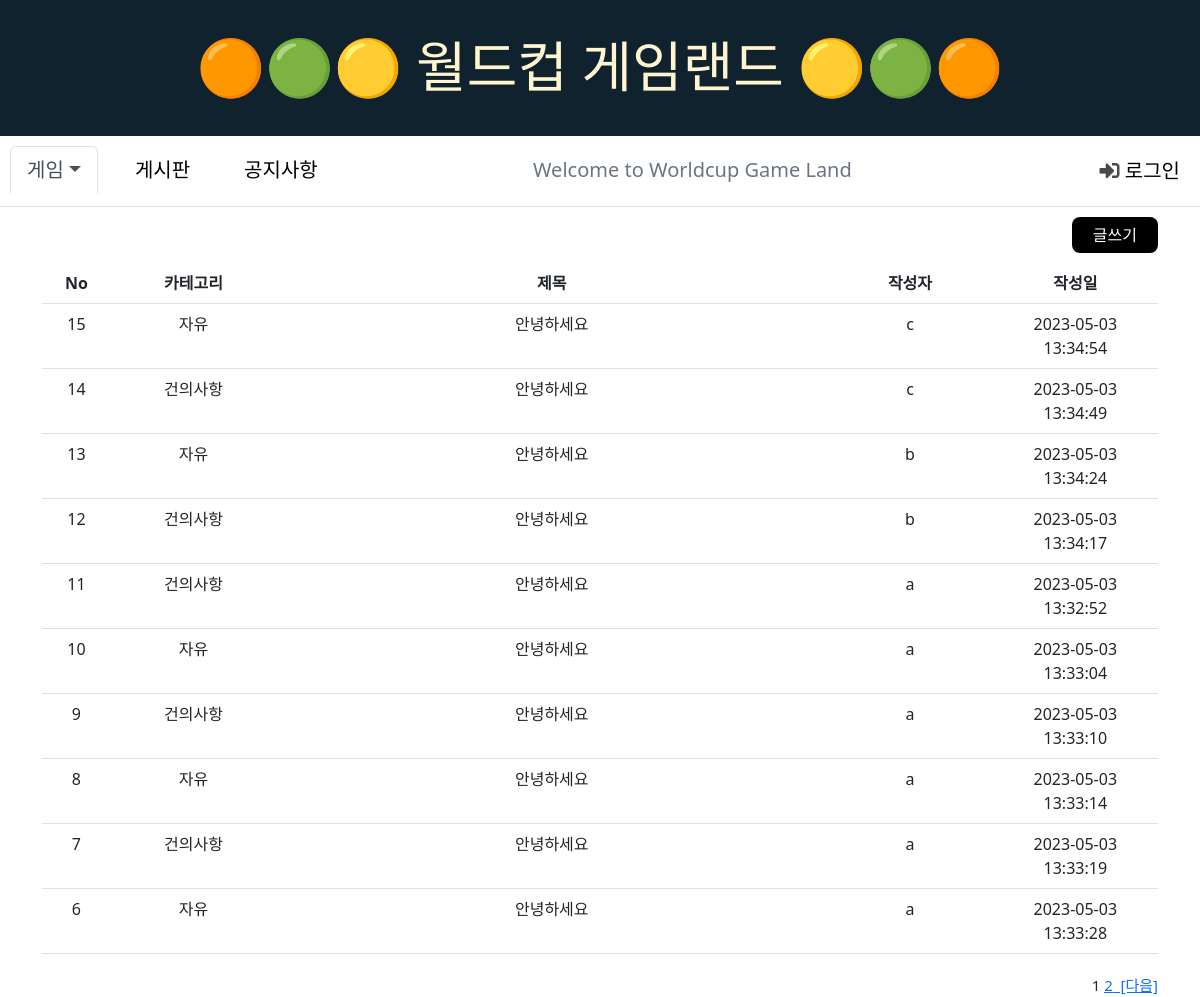
Page /app/list/ on the committed database.
### app/models.py (models this page shows)
class App(models.Model):
  category = models.CharField(max_length=10, null=True)
  title = models.CharField(max_length=100)
  content = models.CharField(max_length=1000)
  user = models.ForeignKey(User, on_delete=models.CASCADE)
  date = models.DateTimeField(null=True, auto_now=True)

class User(models.Model):
  email = models.CharField(max_length=50)
  pwd = models.CharField(max_length=100)
  name = models.CharField(max_length=10)

### app/views.py (the view)
# urls.py: path('app/list/', views.list),
def list(request):
  page = request.GET.get('page')
  if not page:
    page = '1'
  page = int(page)
  prd = request.GET.get('prd')
  if not prd:
    prd = ''
  app_list = App.objects.order_by('-id')
  p = Paginator(app_list, 10)
  page_obj = p.page(page)
  s_page = (page - 1 ) // 10 * 10 + 1
  e_page = s_page + 9
  pages = range(s_page, e_page + 1)
  context = {
        'app_list': page_obj.object_list,
        'data': page_obj,
        'page': page,
        'pages': p.get_elided_page_range(number=page),
  }
  return render(request, 'list.html', context)

### templates/list.html (shortened to what this page needs)
{% extends 'base.html' %}
{% block content %}
<div class="jumbotron">
  <div class="container text-right">
    <a href='/app/write/' class="btn btn-default" id="list" style='float:right;'>글쓰기</a>
  </div>
  <div class="container text-center">
    <table class="table table-hover">
      <thead>
        <tr>
          <th width="50" style="text-align:center;">No</th>
          <th width="120" style="text-align:center;">카테고리</th>
          <th width="400" style="text-align:center;">제목</th>
          <th width="120" style="text-align:center;">작성자</th>
          <th width="120" style="text-align:center;">작성일</th>
        </tr>
      </thead>
      <tbody>
        {% for app in app_list %}
        <tr onclick="location.href='/app/detail/{{ app.id }}/'" style="cursor:pointer;">
          <td>{{ app.id }}</td>
          <td>{{ app.category }}</td>
          <td>{{ app.title }}</a></td>
          <td>{{ app.user.name }}</td>
          <td>{{ app.date|date:"Y-m-d H:i:s" }}</td>
        </tr>
        {% endfor %}
      </tbody>
    </table>
    <div style="text-align: right; font-size: 15px;">
      {% for p in pages %}
      {% if p == page %}
      <span style='font-weght: bold; float:'>{{p}}</span>
      {% else %}
      <a href='/app/list/?page={{p}}'>
        <span>{{p}}</span>
      </a>
      {% endif %}
      {% endfor %}
      {% if data.has_next %}
      <a href='/app/list/?page={{ data.next_page_number }}' style='float:right;'>
        &nbsp;&nbsp;[다음]</a>
      {% else %}
      <span style='float:right; color:gray;'>&nbsp;&nbsp;[다음]</span>
      {% endif %}
    </div>
  </div>
</div>
{% endblock %}

### templates/base.html (shortened to what this page needs)
<!DOCTYPE html>
<html lang="ko">
    <head>
      <link href="https://cdn.jsdelivr.net/npm/bootstrap@5.2.3/dist/css/bootstrap.min.css" rel="stylesheet">
      <link rel="stylesheet" href="https://cdnjs.cloudflare.com/ajax/libs/font-awesome/5.15.3/css/all.min.css" />
    </head>
    <body>
        <h1 style="text-align: center;" id="title">🟠🟢🟡 월드컵 게임랜드 🟡🟢🟠</h1>
    </body>
    <body>
      <ul class="nav nav-tabs">
        <li class="nav-item dropdown">
          <a class="nav-link dropdown-toggle nav-link active" data-bs-toggle="dropdown" href="#" role="button" aria-expanded="false">게임</a>
        </li>
        <li class="nav-item">
          <a class="nav-link" href="/app/list/">게시판</a>
        </li>
        <li class="nav-item">
          <a class="nav-link" href="/app/notice/">공지사항</a>
        </li>
        <li class="nav-item">
          <a class="nav-link disabled">&nbsp;&nbsp;&nbsp;&nbsp;&nbsp;&nbsp;&nbsp;&nbsp;&nbsp;&nbsp;&nbsp;&nbsp;&nbsp;&nbsp;&nbsp;&nbsp;&nbsp;&nbsp;&nbsp;&nbsp;&nbsp;&nbsp;&nbsp;&nbsp;&nbsp;&nbsp;&nbsp;&nbsp;&nbsp;&nbsp;&nbsp;Welcome to Worldcup Game Land</a>
        </li>
        <ul class="nav navbar-nav ms-auto">
          {% if request.session.email %}
          <li>
            <a href="/signout/" style="color:black; font-size: 20px; margin:20px; display: block; text-decoration: none;">
              {{ request.session.email }}님
              <span class="glyphicon glyphicon-log-out"></span><i class="fas fa-sign-out-alt icon"></i> 로그아웃
            </a>
          </li>
          {% else %}
          <li>
            <a href="/signin/" style="color:black; font-size: 20px; margin:20px; display: block; text-decoration: none;">
              <i class="fas fa-sign-in-alt icon"></i> 로그인
            </a>
          </li>
          {% endif %}
        </ul>
      </ul>
      {% block content %}
      {% endblock %}
    </body>
</html>

### templates/base.html (style rules this page uses)
h1 { text-align: center; font-family: 'Gugi', cursive; font-size : 55px; background-color: #0F222D; color: #FFF5D0; padding: 35px; margin: 0px; }
.nav-item { padding: 10px; font-size: 20px; }
.nav-link { color: black; }
.icon { color:#4A4A4A; }

### templates/list.html (style rules this page uses)
.jumbotron { height: 700px; }
.btn { color: white; background: black; border-radius: 0.5em; margin-top: 10px; margin-bottom: 10px; padding: 5px 20px; }
.table { margin-top: 30px; margin-bottom: 20px; }

### rows in the picture
App: id "15", category "자유", title "안녕하세요", user.name "c", date "2023-05-03 13:34:54"
App: id "14", category "건의사항", title "안녕하세요", user.name "c", date "2023-05-03 13:34:49"
App: id "13", category "자유", title "안녕하세요", user.name "b", date "2023-05-03 13:34:24"
App: id "12", category "건의사항", title "안녕하세요", user.name "b", date "2023-05-03 13:34:17"
App: id "11", category "건의사항", title "안녕하세요", user.name "a", date "2023-05-03 13:32:52"
App: id "10", category "자유", title "안녕하세요", user.name "a", date "2023-05-03 13:33:04"
App: id "9", category "건의사항", title "안녕하세요", user.name "a", date "2023-05-03 13:33:10"
App: id "8", category "자유", title "안녕하세요", user.name "a", date "2023-05-03 13:33:14"
App: id "7", category "건의사항", title "안녕하세요", user.name "a", date "2023-05-03 13:33:19"
App: id "6", category "자유", title "안녕하세요", user.name "a", date "2023-05-03 13:33:28"

### other values in the picture
{{ p }} "1"
{{ p }} "2"
